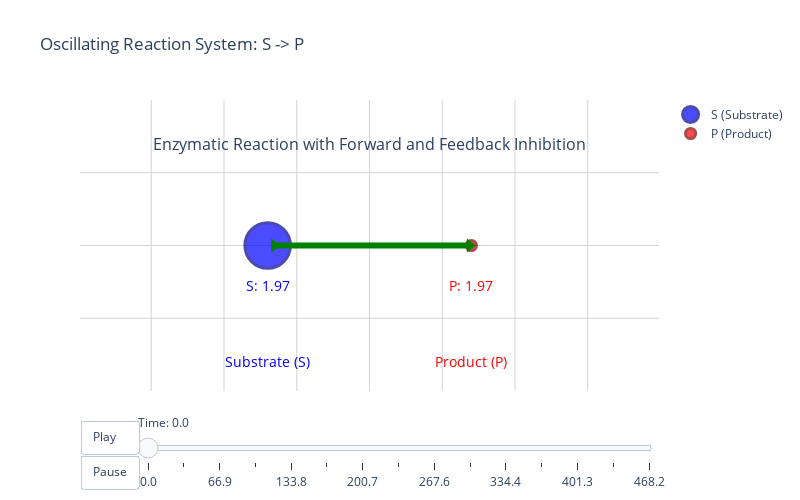
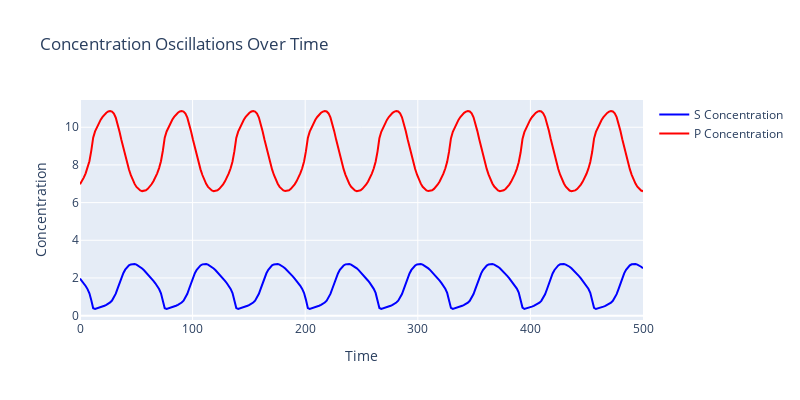

Notebook code for these charts, in order:
### Code cell
import numpy as np
import plotly.graph_objects as go
from scipy.integrate import solve_ivp

# Your model definition
def model(t, variables, a1, b1, a2, b2, k_max, K_m, k_i, n, m, q):
    """Coupled system with feedback inhibition"""
    S, P = variables
    
    enzymatic_rate = (k_max * S**n) / (K_m**m + S**m) / (1 + k_i * P**q)
    
    dSdt = a1 - b1 * S - enzymatic_rate
    dPdt = a2 - b2 * P + enzymatic_rate
    
    return [dSdt, dPdt]

# Parameters
S_0 = 1.97
P_0 = 6.97
b1, b2 = 0.18, 0.05
a1, a2 = 0.7, 0.02
k_max, K_m, k_i = 25.0, 0.7, 0.06
n, m, q = 1, 3, 2.8
t_span = (0, 500)

# Solve the ODE
t_eval = np.linspace(t_span[0], t_span[1], 300)  # Reduced points for smoother animation
sol = solve_ivp(model, t_span, [S_0, P_0], args=(a1, b1, a2, b2, k_max, K_m, k_i, n, m, q), 
                t_eval=t_eval, method='RK45')

S_sol = sol.y[0]
P_sol = sol.y[1]
t_sol = sol.t

# Normalize for circle sizes - using reasonable range
S_radius = 5 + 60 * (S_sol - np.min(S_sol)) / (np.max(S_sol) - np.min(S_sol))
P_radius = 5 + 60 * (P_sol - np.min(P_sol)) / (np.max(P_sol) - np.min(P_sol))

# Create the 2D animation
fig = go.Figure()

# Fixed positions
S_pos = [-7, 0]  # S circle position
P_pos = [7, 0]   # P circle position

# Create frames
frames = []
for i in range(len(t_sol)):
    frame = go.Frame(
        data=[
            # S circle
            go.Scatter(
                x=[S_pos[0]], y=[S_pos[1]],
                mode='markers',
                marker=dict(
                    size=S_radius[i],
                    sizemode='diameter',
                    color='blue',
                    opacity=0.7,
                    line=dict(color='darkblue', width=3)
                ),
                # name=f'S: {S_sol[i]:.2f}',
                # text=f'S: {S_sol[i]:.2f}',
                hoverinfo='text'
            ),
            # P circle
            go.Scatter(
                x=[P_pos[0]], y=[P_pos[1]],
                mode='markers',
                marker=dict(
                    size=P_radius[i],
                    sizemode='diameter',
                    color='red',
                    opacity=0.7,
                    line=dict(color='darkred', width=3)
                ),
                # name=f'P: {P_sol[i]:.2f}',
                # text=f'P: {P_sol[i]:.2f}',
                hoverinfo='text'
            ),
            # Arrow from S to P
            go.Scatter(
                x=[S_pos[0] + S_radius[i]/100, P_pos[0] - P_radius[i]/100],  # Start from S edge, end at P edge
                y=[0, 0],
                mode='lines+markers',
                line=dict(color='green', width=6),
                marker=dict(
                    size=12,
                    color='green',
                    symbol='triangle-right'
                ),
                name='Reaction',
                showlegend=False
            ),
            # Concentration labels
            go.Scatter(
                x=[S_pos[0], P_pos[0]],
                y=[S_pos[1] - max(S_radius[i], P_radius[i])/50 - 2, 
                   P_pos[1] - max(S_radius[i], P_radius[i])/50 - 2],
                # mode='text',
                # text=[f'S: {S_sol[i]:.2f}', f'P: {P_sol[i]:.2f}'],
                # textfont=dict(size=14, color=['blue', 'red']),
                showlegend=False,
                hoverinfo='skip'
            )
        ],
        name=f'frame_{i}'
    )
    frames.append(frame)

# Add initial data
fig.add_trace(go.Scatter(
    x=[S_pos[0]], y=[S_pos[1]],
    mode='markers',
    marker=dict(
        size=S_radius[0],
        sizemode='diameter',
        color='blue',
        opacity=0.7,
        line=dict(color='darkblue', width=3)
    ),
    name='S (Substrate)'
))

fig.add_trace(go.Scatter(
    x=[P_pos[0]], y=[P_pos[1]],
    mode='markers',
    marker=dict(
        size=P_radius[0],
        sizemode='diameter',
        color='red',
        opacity=0.7,
        line=dict(color='darkred', width=3)
    ),
    name='P (Product)'
))

fig.add_trace(go.Scatter(
    x=[S_pos[0] + S_radius[0]/100, P_pos[0] - P_radius[0]/100],
    y=[0, 0],
    mode='lines+markers',
    line=dict(color='green', width=6),
    marker=dict(size=12, color='green', symbol='triangle-right'),
    name='Reaction Flow',
    showlegend=False
))

fig.add_trace(go.Scatter(
    x=[S_pos[0], P_pos[0]],
    y=[S_pos[1] - max(S_radius[0], P_radius[0])/50 - 2, 
       P_pos[1] - max(S_radius[0], P_radius[0])/50 - 2],
    mode='text',
    text=[f'S: {S_sol[0]:.2f}', f'P: {S_sol[0]:.2f}'],
    textfont=dict(size=14, color=['blue', 'red']),
    showlegend=False,
    hoverinfo='skip'
))

# Configure animation
fig.frames = frames

# Animation controls
sliders = [dict(
    steps=[dict(
        method='animate',
        args=[[f'frame_{k}'], dict(mode='immediate', frame=dict(duration=50, redraw=True))],
        label=f'{t_sol[k]:.1f}'
    ) for k in range(0, len(t_sol), 20)],
    active=0,
    currentvalue=dict(prefix='Time: ', visible=True),
    len=0.9,
    x=0.1,
    y=0
)]

updatemenus = [dict(
    type='buttons',
    showactive=False,
    buttons=[
        dict(label='Play', method='animate',
             args=[None, dict(frame=dict(duration=50, redraw=True), 
                             fromcurrent=True, mode='immediate')]),
        dict(label='Pause', method='animate',
             args=[[None], dict(frame=dict(duration=0, redraw=False), 
                               mode='immediate')])
    ],
    x=0.1, y=-0.1,
    xanchor='right',
    yanchor='top'
)]

# Update layout with fixed axes
fig.update_layout(
    title='Oscillating Reaction System: S -> P',
    xaxis=dict(
        range=[-15, 15],  # Fixed x-axis range
        showticklabels=False,
        showgrid=True,
        gridcolor='lightgray',
        zeroline=False
    ),
    yaxis=dict(
        range=[-10, 10],  # Fixed y-axis range
        showticklabels=False,
        showgrid=True,
        gridcolor='lightgray',
        zeroline=False,
        scaleanchor="x",
        scaleratio=1
    ),
    plot_bgcolor='white',
    width=800,
    height=500,
    showlegend=True,
    sliders=sliders,
    updatemenus=updatemenus
)

# Add static labels
fig.add_annotation(
    x=S_pos[0], y=-8,
    text="Substrate (S)",
    showarrow=False,
    font=dict(color='blue', size=14)
)

fig.add_annotation(
    x=P_pos[0], y=-8,
    text="Product (P)", 
    showarrow=False,
    font=dict(color='red', size=14)
)

fig.add_annotation(
    x=0, y=7,
    text="Enzymatic Reaction with Forward and Feedback Inhibition",
    showarrow=False,
    font=dict(size=16)
)

fig.show()

# Optional: Create a time series plot to show the oscillations
fig_time = go.Figure()
fig_time.add_trace(go.Scatter(x=t_sol, y=S_sol, name='S Concentration', line=dict(color='blue', width=2)))
fig_time.add_trace(go.Scatter(x=t_sol, y=P_sol, name='P Concentration', line=dict(color='red', width=2)))
fig_time.update_layout(
    title='Concentration Oscillations Over Time',
    xaxis_title='Time',
    yaxis_title='Concentration',
    width=800,
    height=400
)
fig_time.show()

### Figure 1 — Plotly figure (JSON) as saved in the notebook; plotly's stock layout.template omitted (floating-point values rounded to 4 significant figures)
{"data": [{"marker": {"color": "blue", "line": {"color": "darkblue", "width": 3}, "opacity": 0.7, "size": 45.51, "sizemode": "diameter"}, "mode": "markers", "name": "S (Substrate)", "type": "scatter", "x": [-7], "y": [0]}, {"marker": {"color": "red", "line": {"color": "darkred", "width": 3}, "opacity": 0.7, "size": 10.13, "sizemode": "diameter"}, "mode": "markers", "name": "P (Product)", "type": "scatter", "x": [7], "y": [0]}, {"line": {"color": "green", "width": 6}, "marker": {"color": "green", "size": 12, "symbol": "triangle-right"}, "mode": "lines+markers", "name": "Reaction Flow", "showlegend": false, "type": "scatter", "x": [-6.545, 6.899], "y": [0, 0]}, {"hoverinfo": "skip", "mode": "text", "showlegend": false, "text": ["S: 1.97", "P: 1.97"], "textfont": {"color": ["blue", "red"], "size": 14}, "type": "scatter", "x": [-7, 7], "y": [-2.91, -2.91]}], "layout": {"annotations": [{"font": {"color": "blue", "size": 14}, "showarrow": false, "text": "Substrate (S)", "x": -7, "y": -8}, {"font": {"color": "red", "size": 14}, "showarrow": false, "text": "Product (P)", "x": 7, "y": -8}, {"font": {"size": 16}, "showarrow": false, "text": "Enzymatic Reaction with Forward and Feedback Inhibition", "x": 0, "y": 7}], "height": 500, "plot_bgcolor": "white", "showlegend": true, "sliders": [{"active": 0, "currentvalue": {"prefix": "Time: ", "visible": true}, "len": 0.9, "steps": [{"args": [["frame_0"], {"frame": {"duration": 50, "redraw": true}, "mode": "immediate"}], "label": "0.0", "method": "animate"}, {"args": [["frame_20"], {"frame": {"duration": 50, "redraw": true}, "mode": "immediate"}], "label": "33.4", "method": "animate"}, {"args": [["frame_40"], {"frame": {"duration": 50, "redraw": true}, "mode": "immediate"}], "label": "66.9", "method": "animate"}, {"args": [["frame_60"], {"frame": {"duration": 50, "redraw": true}, "mode": "immediate"}], "label": "100.3", "method": "animate"}, {"args": [["frame_80"], {"frame": {"duration": 50, "redraw": true}, "mode": "immediate"}], "label": "133.8", "method": "animate"}, {"args": [["frame_100"], {"frame": {"duration": 50, "redraw": true}, "mode": "immediate"}], "label": "167.2", "method": "animate"}, {"args": [["frame_120"], {"frame": {"duration": 50, "redraw": true}, "mode": "immediate"}], "label": "200.7", "method": "animate"}, {"args": [["frame_140"], {"frame": {"duration": 50, "redraw": true}, "mode": "immediate"}], "label": "234.1", "method": "animate"}, {"args": [["frame_160"], {"frame": {"duration": 50, "redraw": true}, "mode": "immediate"}], "label": "267.6", "method": "animate"}, {"args": [["frame_180"], {"frame": {"duration": 50, "redraw": true}, "mode": "immediate"}], "label": "301.0", "method": "animate"}, {"args": [["frame_200"], {"frame": {"duration": 50, "redraw": true}, "mode": "immediate"}], "label": "334.4", "method": "animate"}, {"args": [["frame_220"], {"frame": {"duration": 50, "redraw": true}, "mode": "immediate"}], "label": "367.9", "method": "animate"}, {"args": [["frame_240"], {"frame": {"duration": 50, "redraw": true}, "mode": "immediate"}], "label": "401.3", "method": "animate"}, {"args": [["frame_260"], {"frame": {"duration": 50, "redraw": true}, "mode": "immediate"}], "label": "434.8", "method": "animate"}, {"args": [["frame_280"], {"frame": {"duration": 50, "redraw": true}, "mode": "immediate"}], "label": "468.2", "method": "animate"}], "x": 0.1, "y": 0}], "title": {"text": "Oscillating Reaction System: S -> P"}, "updatemenus": [{"buttons": [{"args": [null, {"frame": {"duration": 50, "redraw": true}, "fromcurrent": true, "mode": "immediate"}], "label": "Play", "method": "animate"}, {"args": [[null], {"frame": {"duration": 0, "redraw": false}, "mode": "immediate"}], "label": "Pause", "method": "animate"}], "showactive": false, "type": "buttons", "x": 0.1, "xanchor": "right", "y": -0.1, "yanchor": "top"}], "width": 800, "xaxis": {"gridcolor": "lightgray", "range": [-15, 15], "showgrid": true, "showticklabels": false, "zeroline": false}, "yaxis": {"gridcolor": "lightgray", "range": [-10, 10], "scaleanchor": "x", "scaleratio": 1, "showgrid": true, "showticklabels": false, "zeroline": false}}}

### Figure 2 — Plotly figure (JSON) as saved in the notebook; plotly's stock layout.template omitted (floating-point values rounded to 4 significant figures; data arrays with more than 128 entries replaced by an {"elided": "..."} marker saying what was removed)
{"data": [{"line": {"color": "blue", "width": 2}, "name": "S Concentration", "type": "scatter", "x": {"elided": "300 float values"}, "y": {"elided": "300 float values"}}, {"line": {"color": "red", "width": 2}, "name": "P Concentration", "type": "scatter", "x": {"elided": "300 float values"}, "y": {"elided": "300 float values"}}], "layout": {"height": 400, "title": {"text": "Concentration Oscillations Over Time"}, "width": 800, "xaxis": {"title": {"text": "Time"}}, "yaxis": {"title": {"text": "Concentration"}}}}
